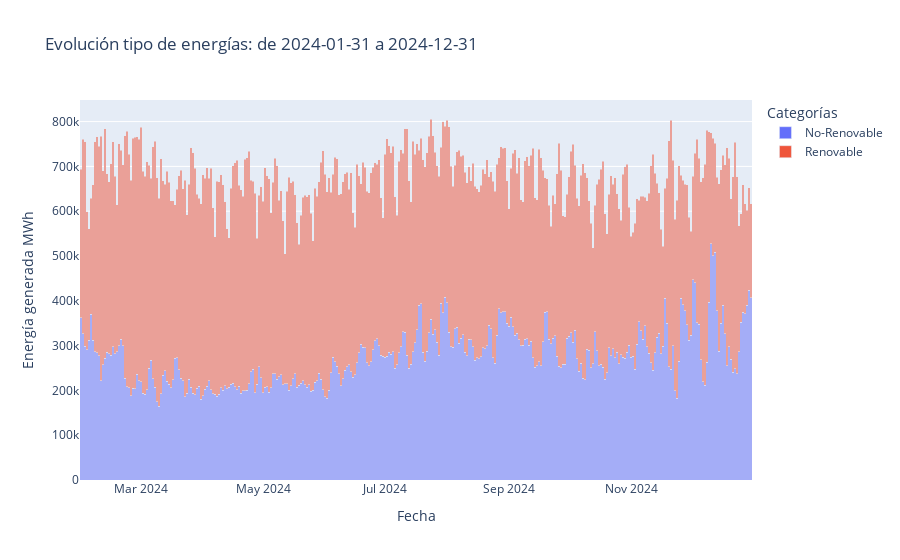

The cell this chart's notebook holds for it:
### Code cell
draw(df_tipo_energia, 'bar_stack', y='value', color='type', title=f'Evolución tipo de energías: de {start_date} a {end_date}', name_y='Energía generada MWh')

### Figure 1 — Plotly figure (JSON) as saved in the notebook; plotly's stock layout.template omitted (floating-point values rounded to 4 significant figures; data arrays with more than 128 entries replaced by an {"elided": "..."} marker saying what was removed)
{"data": [{"hovertemplate": "type=No-Renovable<br>Fecha=%{x}<br>Energía generada MWh=%{y}<extra></extra>", "legendgroup": "No-Renovable", "marker": {"color": "#636efa", "pattern": {"shape": ""}}, "name": "No-Renovable", "orientation": "v", "showlegend": true, "textposition": "auto", "type": "bar", "x": {"elided": "336 str values"}, "xaxis": "x", "y": {"elided": "336 float values"}, "yaxis": "y"}, {"hovertemplate": "type=Renovable<br>Fecha=%{x}<br>Energía generada MWh=%{y}<extra></extra>", "legendgroup": "Renovable", "marker": {"color": "#EF553B", "pattern": {"shape": ""}}, "name": "Renovable", "orientation": "v", "showlegend": true, "textposition": "auto", "type": "bar", "x": {"elided": "336 str values"}, "xaxis": "x", "y": {"elided": "336 float values"}, "yaxis": "y"}], "layout": {"barmode": "stack", "legend": {"title": {"text": "Categorías"}, "tracegroupgap": 0}, "title": {"text": "Evolución tipo de energías: de 2024-01-31 a 2024-12-31"}, "xaxis": {"anchor": "y", "domain": [0, 1], "title": {"text": "Fecha"}}, "yaxis": {"anchor": "x", "domain": [0, 1], "title": {"text": "Energía generada MWh"}}}}
